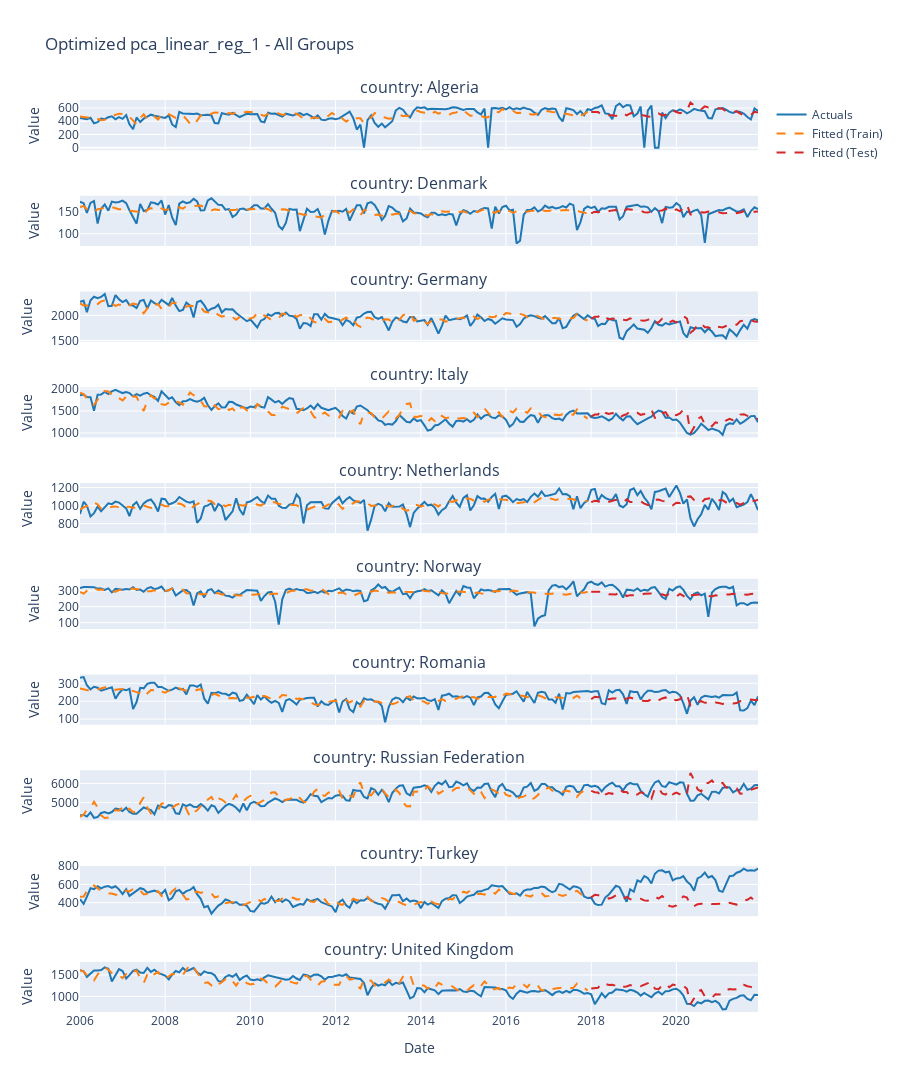

Notebook cell for this chart:
### Markdown cell above
## 9. Visualization

Visualize forecast and performance.

### Code cell
# Plot forecasts for all groups
fig = plot_forecast(
    fit_nested,
    title=f"Optimized {best_wf_id} - All Groups",
    height=1000
)
fig.show()
